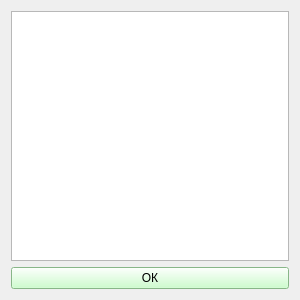
<?xml version="1.0" encoding="UTF-8"?>
<ui version="4.0">
 <class>FormationMAP</class>
 <widget class="QWidget" name="FormationMAP">
  <property name="geometry">
   <rect>
    <x>0</x>
    <y>0</y>
    <width>300</width>
    <height>300</height>
   </rect>
  </property>
  <property name="minimumSize">
   <size>
    <width>300</width>
    <height>300</height>
   </size>
  </property>
  <property name="windowTitle">
   <string>Formation MAP</string>
  </property>
  <layout class="QGridLayout" name="gridLayout">
   <item row="0" column="0">
    <widget class="QListWidget" name="listWidget_form_map"/>
   </item>
   <item row="1" column="0">
    <widget class="QPushButton" name="pushButton_ok_form_map">
     <property name="styleSheet">
      <string notr="true">background-color: rgb(191, 255, 191);</string>
     </property>
     <property name="text">
      <string>ОК</string>
     </property>
    </widget>
   </item>
  </layout>
 </widget>
 <resources/>
 <connections/>
</ui>
